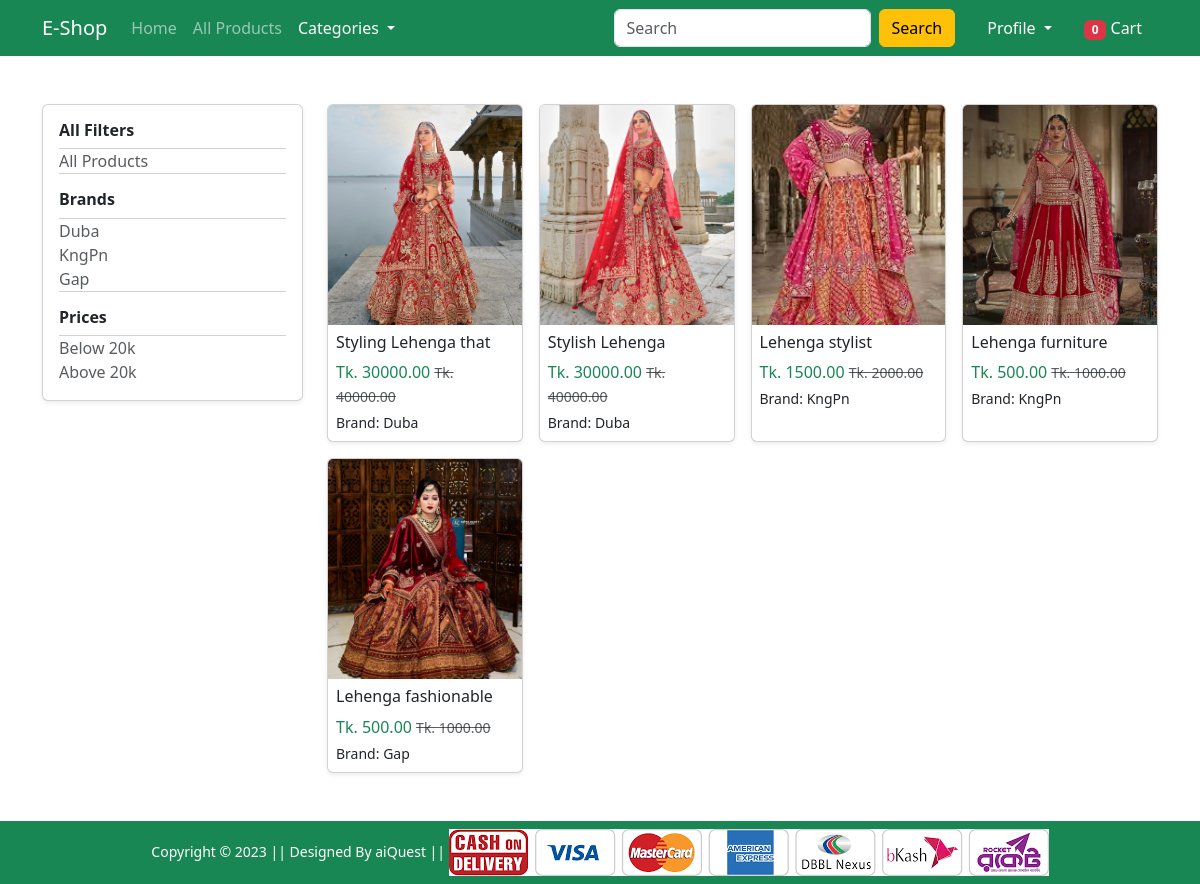
Before: /category-product/lehenga/1/ with the older database file.
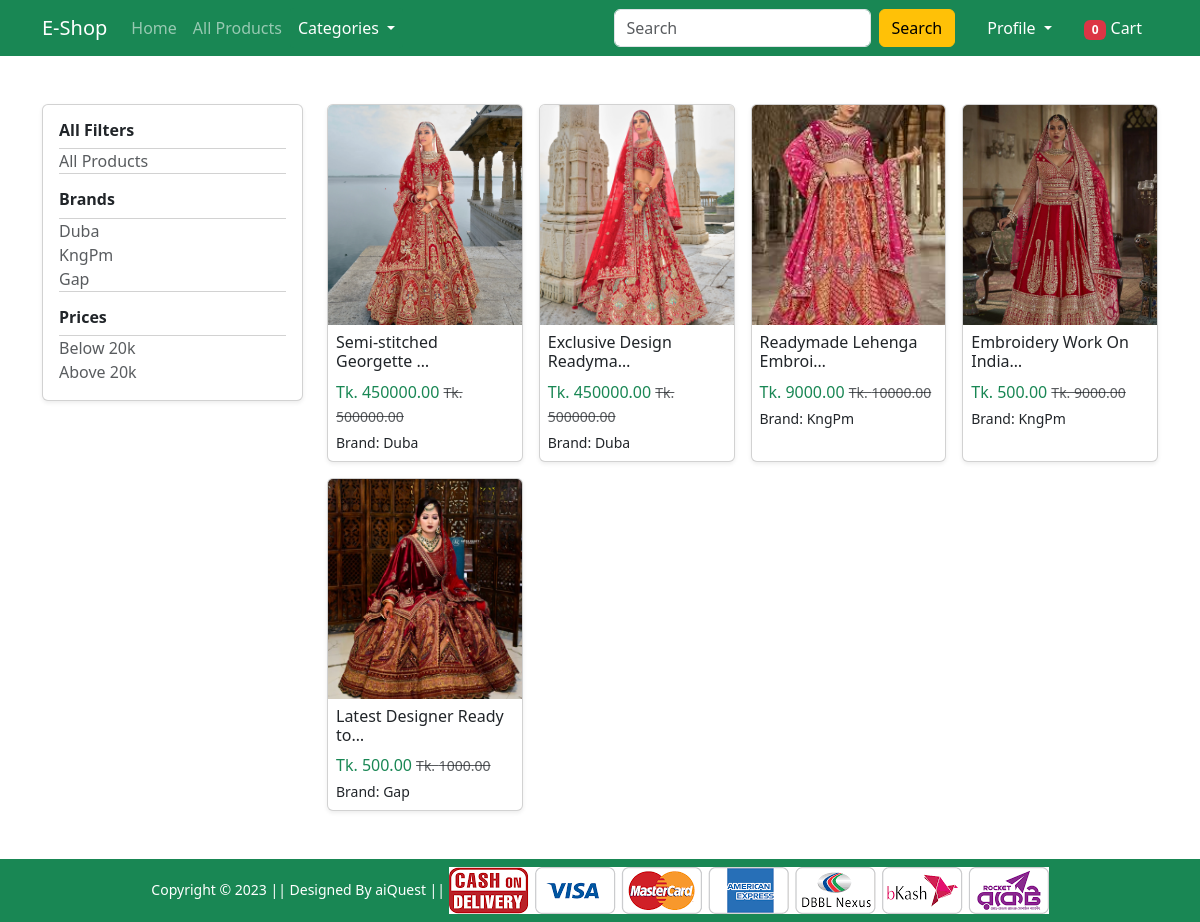
After: the same page with the newer database file.
### store/models.py (models this page shows, shortened)
class Brand(models.Model):
    title = models.CharField(max_length=150, unique=True)
    slug = models.SlugField(max_length=150, unique=True, null=True, blank=True)
    keyword = models.CharField(max_length=150, default='N/A')
    description = models.CharField(max_length=150, default='N/A')
    image = models.ImageField(upload_to='brands/%Y/%m/%d/')
    STATUS_CHOICES = (('ACTIVE', 'Active'), ('INACTIVE', 'Inactive'))
    status = models.CharField(max_length=8, choices=STATUS_CHOICES, default='ACTIVE')
    created_date = models.DateTimeField(auto_now_add=True)
    updated_date = models.DateTimeField(auto_now=True)
    class Meta:
        ordering = ['id']
        verbose_name_plural = '02. Brands'

class Product(models.Model):
    category = models.ForeignKey(Category, on_delete=models.CASCADE)
    brand = models.ForeignKey(Brand, on_delete=models.CASCADE)
    title = models.CharField(max_length=150, unique=True)
    slug = models.SlugField(max_length=150, unique=True, null=True, blank=True)
    old_price = models.DecimalField(decimal_places=2, max_digits=10, default=1000.00)
    sale_price = models.DecimalField(decimal_places=2, max_digits=10, default=500.00)
    available_stock = models.PositiveIntegerField(validators=[MaxValueValidator(50)], default=0)
    discount_percent = models.PositiveIntegerField(validators=[MinValueValidator(0), MaxValueValidator(100)], default=0)
    keyword = models.TextField(default='N/A')
    description = models.TextField(default='N/A')
    image = models.ImageField(upload_to='products/%Y/%m/%d/')
    STATUS_CHOICES = (('ACTIVE', 'Active'), ('INACTIVE', 'Inactive'))
    status = models.CharField(max_length=8, choices=STATUS_CHOICES, default='ACTIVE')
    created_date = models.DateTimeField(auto_now_add=True)
    updated_date = models.DateTimeField(auto_now=True)
    class Meta:
        ordering = ['id']
        verbose_name_plural = '03. Products'

### store/views.py (the view)
# urls.py: path('category-product/<str:slug>/<int:id>/', CategoryProductView.as_view(), name='category-product'),
@method_decorator(never_cache, name='dispatch')
class CategoryProductView(generic.View):
    def get(self, request, slug, id):
        category = get_object_or_404(Category, slug=slug, id=id)
        products = Product.objects.filter(category=category, status='ACTIVE')
        brands = Brand.objects.filter(product__category=category).distinct()
        selected_brand = request.GET.get('brand')
        if selected_brand:
            products = products.filter(brand__id=selected_brand)
        price_filter = request.GET.get('price')
        if price_filter == 'below_20k':
            products = products.filter(sale_price__lt=20000)
        elif price_filter == 'above_20k':
            products = products.filter(sale_price__gte=20000)
        context = {
            'category': category,
            'products': products,
            'brands': brands,
            'selected_brand': int(selected_brand) if selected_brand else None,
            'price_filter': price_filter,
        }
        return render(request, "store/category-product.html", context)

### store/context_processors.py (called while the page is built)
def get_filters(request):
    categories = Category.objects.filter(status='ACTIVE')
    return {
        'categories': categories,
    }

### templates/store/category-product.html (shortened to what this page needs)
{% extends 'base.html' %}
{% block main_content %}
<div class="container my-5">
    <div class="row">
        <div class="col-lg-3 col-md-4 mb-4">
            <div class="card p-3 shadow-sm">
                <h6 class="fw-bold mb-2">All Filters</h6>
                <ul class="list-group list-group-flush">
                    <li class="list-group-item p-0 border-0">
                        <a href="?" class="text-decoration-none text-muted">All Products</a>
                    </li>
                </ul>
                <h6 class="fw-bold mb-2 mt-3">Brands</h6>
                <ul class="list-group list-group-flush">
                    {% for brand in brands %}
                    <li class="list-group-item p-0 border-0">
                        <a href="?brand={{ brand.id }}{% if price_filter %}&price={{ price_filter }}{% endif %}" class="text-decoration-none text-muted">
                            {{ brand.title }}
                        </a>
                    </li>
                    {% endfor %}
                </ul>
                <h6 class="fw-bold mb-2 mt-3">Prices</h6>
                <ul class="list-group list-group-flush">
                    <li class="list-group-item p-0 border-0">
                        <a href="?price=below_20k{% if selected_brand %}&brand={{ selected_brand }}{% endif %}" class="text-decoration-none text-muted">
                            Below 20k
                        </a>
                    </li>
                    <li class="list-group-item p-0 border-0">
                        <a href="?price=above_20k{% if selected_brand %}&brand={{ selected_brand }}{% endif %}" class="text-decoration-none text-muted">
                            Above 20k
                        </a>
                    </li>
                </ul>
            </div>
        </div>
        <div class="col-lg-9 col-md-8" id="product-grid">
            {% include 'store/product_grid.html' %}
        </div>
    </div>
</div>
{% endblock main_content %}

### templates/store/product_grid.html
<div class="row g-3">
    {% for product in products %}
    <div class="col-lg-3 col-md-4 col-sm-6">
        <div class="card h-100 shadow-sm">
            <a href="{% url 'single-product' product.slug product.id %}">
                <img src="{{ product.image.url }}" class="card-img-top" style="height:220px; object-fit:cover;">
            </a>
            <div class="card-body p-2">
                <h6 class="card-title">{{ product.title|truncatechars:25 }}</h6>
                <p class="text-success mb-1">Tk. {{ product.sale_price }}
                    {% if product.old_price %}
                        <small class="text-muted text-decoration-line-through">Tk. {{ product.old_price }}</small>
                    {% endif %}
                </p>
                <p class="mb-0" style="font-size: 14px;">Brand: {{ product.brand.title }}</p>
            </div>
        </div>
    </div>
    {% empty %}
    <p class="text-center mt-4">No products available for selected filters.</p>
    {% endfor %}
</div>

Changed rows visible on the page:
removed Product: image (picture), title "Styling Lehenga that", sale_price "30000.00", old_price "40000.00", brand "Duba"
removed Product: image (picture), title "Stylish Lehenga", sale_price "30000.00", old_price "40000.00", brand "Duba"
removed Product: image (picture), title "Lehenga furniture", sale_price "500.00", old_price "1000.00", brand "KngPn"
removed Product: image (picture), title "Lehenga fashionable", sale_price "500.00", old_price "1000.00", brand "Gap"
changed Brand: title "KngPn" → "KngPm"
added Product: image (picture), title "Semi-stitched Georgette …", sale_price "450000.00", old_price "500000.00", brand "Duba"
added Product: image (picture), title "Exclusive Design Readyma…", sale_price "450000.00", old_price "500000.00", brand "Duba"
changed Product: title "Lehenga stylist" → "Readymade Lehenga Embroi…"; sale_price "1500.00" → "9000.00"; old_price "2000.00" → "10000.00"; brand "KngPn" → "KngPm"
added Product: image (picture), title "Embroidery Work On India…", sale_price "500.00", old_price "9000.00", brand "KngPm"
added Product: image (picture), title "Latest Designer Ready to…", sale_price "500.00", old_price "1000.00", brand "Gap"
